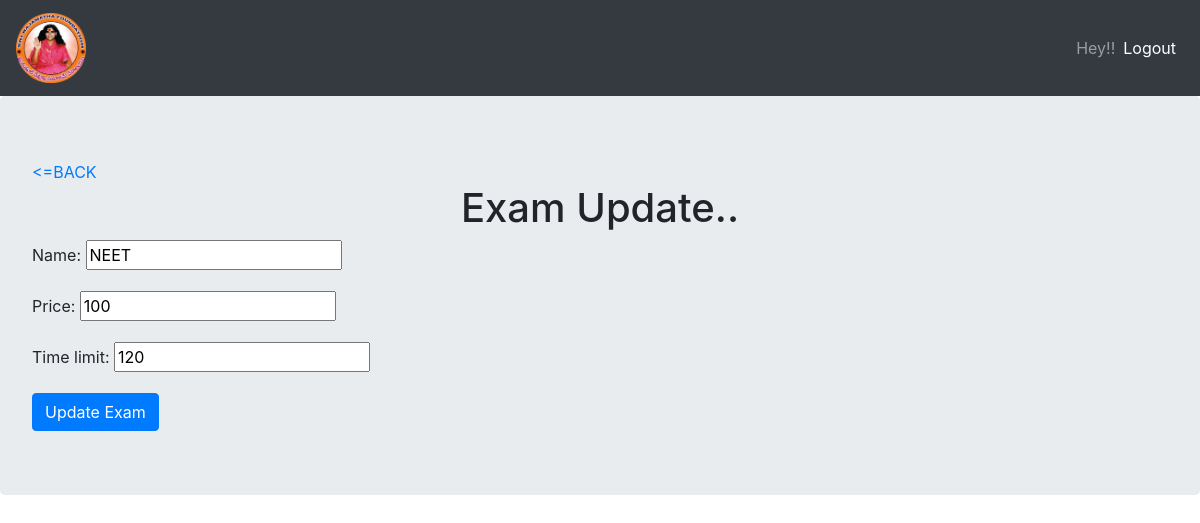
The app's page /createexam/update/1 (signed in) with its own data.
### exam/models.py (models this page shows, shortened)
class Exam(models.Model):
    name=models.CharField(max_length=200)
    price=models.IntegerField(default=0)
    time_limit=models.IntegerField(default=0)

### exam/views.py (the view)
# urls.py: path('createexam/update/<int:pk>',views.UpdateExam,name="updateexam"),
@user_passes_test(lambda u: u.is_superuser)
def UpdateExam(request,pk):
    instance=get_object_or_404(Exam,id=pk)
    form=ExamForm(instance=instance)
    if request.method=="POST":
        form=ExamForm(request.POST,instance=instance)
        if form.is_valid():
            exam=form.save()
            return redirect('exam:index')
    return render(request,'exam/create_exam.html',{'form':form,'theme':'Update'})

### exam/forms.py
class ExamForm(forms.ModelForm):
    class Meta:
        model=Exam
        fields='__all__'

### templates/exam/create_exam.html (shortened to what this page needs)
{% extends 'base.html' %}
{% block content %}
  <div class="jumbotron">
    <a href="{% url 'exam:index'%}"><=BACK</a>
    <h1 style="text-align:center;">Exam {{theme}}..</h1>
    <form method="post">
      {{form.as_p}}
      <input type="submit" value="{{theme}} Exam" class="btn btn-primary">
    </form>
  </div>
{% endblock %}

### records on screen
Exam: name "NEET", price "100", time_limit "120"

### other values on screen
{{ theme }} "Update"
